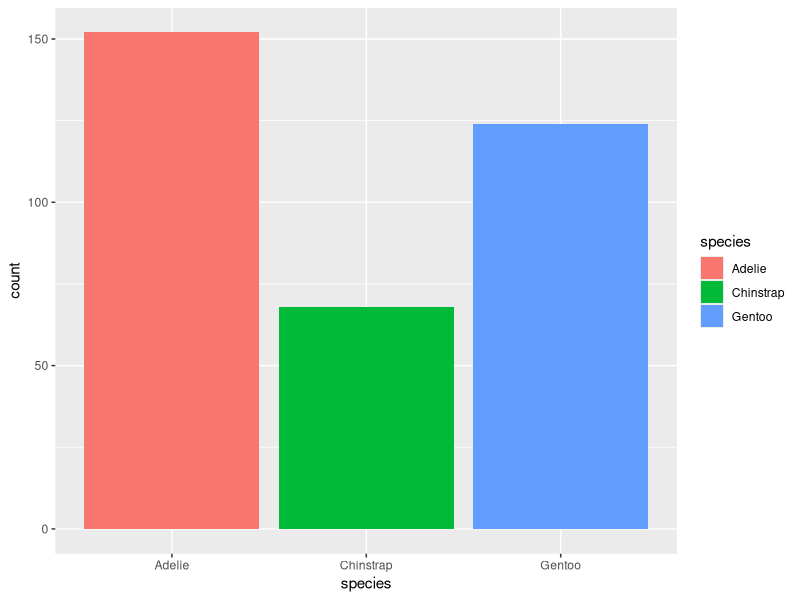

Here is the R script that generated this plot:
## ---- chunk 1
library(tidyverse)
library(palmerpenguins)


penguins %>% 
  count(species)


ggplot(penguins) +
  geom_bar(aes(x = species, fill = species))

